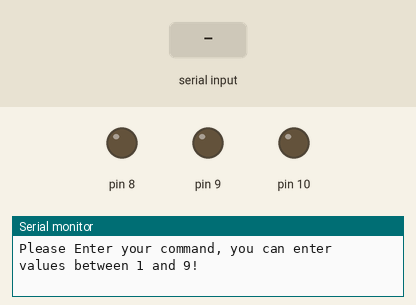
Bench run of a sketch on a simulated Arduino Uno, built with avr-gcc and run on an emulated ATmega328P. Shown: output pins drawn as LEDs (lit = HIGH), the last lines printed to the serial monitor. The inputs (shaded band) are chosen by the test bench.

Above: at 1.2 s.
1.3 s: "90,45\n" received over Serial
At 2.8 s:
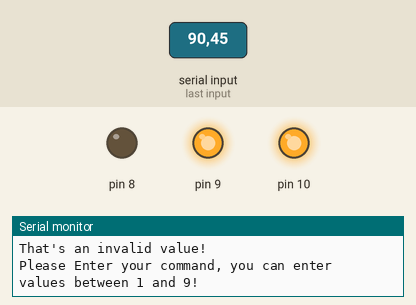
Timing chart, 0 to 4.3 s (numbered marks = the images above; inputs shaded):
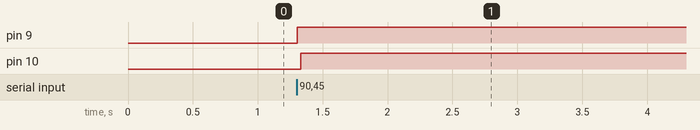

The sketch:

DC_motor_test.ino
```cpp
int EN;
int In1;
int In2;

void init (int a , int b, int c){
  EN=a;
  In1=b;
  In2=c;
}
void Run(int argSpeed, bool argDirection){
    // Set In1 and In2 based on argDirection

    if(false == argDirection){
        digitalWrite(In1, LOW);
        digitalWrite(In2, HIGH);
    }
    else{
        digitalWrite(In1, HIGH);
        digitalWrite(In2, LOW);
        Serial.println ("The direction is forward!");
    }
    //Setting the motor speed
analogWrite(EN, argSpeed);
Serial.println ("The speed is 255");
}

void stop(){

    analogWrite(EN,0);
    digitalWrite(In1,LOW);
    digitalWrite(In2,LOW);
}
int motionCommand(unsigned char arg){
    // First is to breakdown the arg (message) into CID and speed
    // The lowest significant 4 bits are the speed information
    // The highest significant 4 bits are the command identifier itself

    // calculate from only 16 values available (from 0 to 15) when speed is 15 then argSpeed = 255 (increment is 17)
    char speed = (arg & 0x0F) * 17; //this is the max speed 1111 = 15 , 15*17= 255
    char CID = arg >> 4;

    // Run the command depending on CID
    switch (CID)
    {
        // Move forward is issued when the CID is 8 (0x8) (1000b)
        case 8:
            Run (speed, true);

            Serial.println ("The car is moving forward!");
            break;
        // Move backward is issued when the CID is 2 (0010b)
        case 2:
            Run(speed, false);

            Serial.println("The car is moving backward!");
            break;
        // spin right is issued when the CID is 6 (0110b)
        case 6:
            Run(speed, false);

            Serial.println("The car is spinning right!");
            break;
        // spin left is issued when the CID is 4 (0100b)
        case 4:
            Run(speed, true);

            Serial.println("The car is spinning left!");
            break;
        // turn right forward is issued when the CID is 9 (1001b)
        case 9:
            Run(speed-17, true);

            Serial.println("The car is turning right forward!");
            break;
        //turn left forward is issued when the CID is 7 (0111b)
        case 7:
            Run (speed, true);

            Serial.println("The car is turning left forward!");
            break;
        //turn right backward
        case 3:
            Run(speed-17 ,false);

            Serial.println("The car is turning right backward!");
            break;
        //turn left backward
        case 1:
            Run (speed,false);

            Serial.println("The car is turning left backward!");
            break;
        //stop is issued when the CID is 5 (0101b)
        case 5:
            stop();

            Serial.println("The car is stopping!");
            break;
        default:
            Serial.println("The car cannot respond to the command!");

    }
}
void setup() {

    init (10,9,8);
    Serial.begin (9600);
    // Initialise the enable pin as analogue output
    pinMode (EN,OUTPUT);
    // Initialise In1 pin as digital output
    pinMode (In1,OUTPUT);
    // Initialise In2 pin as digital output
    pinMode (In2,OUTPUT);
}
void loop() {
    Serial.println("Please Enter your command, you can enter values between 1 and 9!");
    // Check for user input on the serial interface
    while(Serial.available() == 0);
    // Read the input from the Serial interface and store in a 'command' variable
    unsigned char input = Serial.read();

    if((input >= '1') && (input <= '9')){
        // First we need to convert from the ASCII code to the correct command
        // 1. Get the decimal value of the character
        char value = input - '0';   /* Remember this trick */
        Serial.println("Converted to Decimal: ");
        Serial.print(value,DEC);
        Serial.println();
        // 2. Set the correct direction
        // Remember that the top-most bit is set to 1 for direction CID
        //char command = 0x80 | ((value << 4) & 0xF0);
        /* AH >> Here I made that so that the input values are still the same varying between 1 and 9 and I also changed their corresponding values in the CMot.cpp to be matching*/
        unsigned char command = (value<<4) & 0xF0;
        /* Change to the correct command required for the motion that we want to do */
        /* See CMOt for the correct command - translate from keyboard input to CID
        for ex. 2 on the keyboard is opposed to 9 in the system*/
        // 3. Set the correct speed
        command |= 0x0F; //setting the maximum speed 1111
        // Get the interface to CMot from p_itsCTest and call the motionCommand() function passing 'command' as argument
        Serial.println("Sending motionCommand: ");
        Serial.print(command, BIN);
        Serial.print(", ");
        Serial.print(command, DEC);
        Serial.println();
        //motionCommand(command);
        Run (255,true);
    }
    else {
        Serial.println ("That's an invalid value!");
    }

}
```

Measured:
- after the input at 1.3 s, pin 9, pin 10: LOW → HIGH at once
